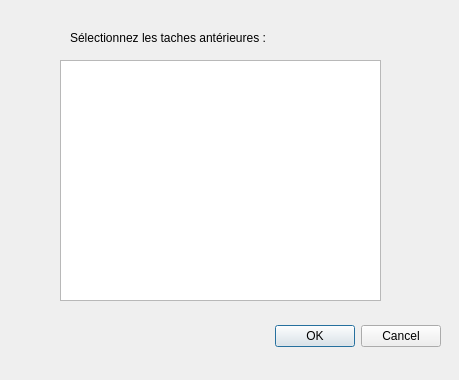
<?xml version="1.0" encoding="UTF-8"?>
<ui version="4.0">
 <class>DialogTachesPrecedentes</class>
 <widget class="QDialog" name="DialogTachesPrecedentes">
  <property name="geometry">
   <rect>
    <x>0</x>
    <y>0</y>
    <width>459</width>
    <height>380</height>
   </rect>
  </property>
  <property name="windowTitle">
   <string>Dialog</string>
  </property>
  <widget class="QDialogButtonBox" name="buttonBox">
   <property name="geometry">
    <rect>
     <x>100</x>
     <y>320</y>
     <width>341</width>
     <height>32</height>
    </rect>
   </property>
   <property name="orientation">
    <enum>Qt::Orientation::Horizontal</enum>
   </property>
   <property name="standardButtons">
    <set>QDialogButtonBox::StandardButton::Cancel|QDialogButtonBox::StandardButton::Ok</set>
   </property>
  </widget>
  <widget class="QListWidget" name="listTachesAnterieures">
   <property name="geometry">
    <rect>
     <x>60</x>
     <y>60</y>
     <width>321</width>
     <height>241</height>
    </rect>
   </property>
  </widget>
  <widget class="QLabel" name="label">
   <property name="geometry">
    <rect>
     <x>70</x>
     <y>30</y>
     <width>201</width>
     <height>16</height>
    </rect>
   </property>
   <property name="text">
    <string>Sélectionnez les taches antérieures :</string>
   </property>
  </widget>
 </widget>
 <resources/>
 <connections>
  <connection>
   <sender>buttonBox</sender>
   <signal>accepted()</signal>
   <receiver>DialogTachesPrecedentes</receiver>
   <slot>accept()</slot>
   <hints>
    <hint type="sourcelabel">
     <x>248</x>
     <y>254</y>
    </hint>
    <hint type="destinationlabel">
     <x>157</x>
     <y>274</y>
    </hint>
   </hints>
  </connection>
  <connection>
   <sender>buttonBox</sender>
   <signal>rejected()</signal>
   <receiver>DialogTachesPrecedentes</receiver>
   <slot>reject()</slot>
   <hints>
    <hint type="sourcelabel">
     <x>316</x>
     <y>260</y>
    </hint>
    <hint type="destinationlabel">
     <x>286</x>
     <y>274</y>
    </hint>
   </hints>
  </connection>
 </connections>
</ui>
